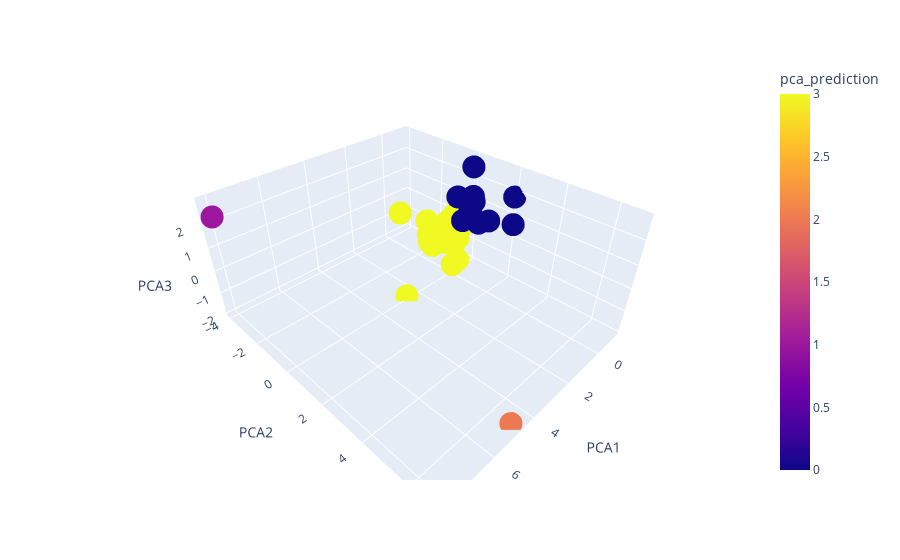

Here is the notebook cell this chart was saved with:
### Markdown cell above
### Visualize and Compare the Results

In this section, you will visually analyze the cluster analysis results by contrasting the outcome with and without using the optimization techniques.

### Code cell
# Composite plot to contrast the Elbow curves
import plotly.express as px
market_pca_prediction_df = market_pca_prediction_df.reset_index()
fig = px.scatter_3d(market_pca_prediction_df, x='PCA1', y='PCA2', z='PCA3' ,
                    color='pca_prediction' , hover_data=['Crypto_names'])

fig.show()

### Figure 1 — Plotly figure (JSON) as saved in the notebook; plotly's stock layout.template omitted (floating-point values rounded to 4 significant figures)
{"data": [{"customdata": [["bitcoin"], ["ethereum"], ["tether"], ["ripple"], ["bitcoin-cash"], ["binancecoin"], ["chainlink"], ["cardano"], ["litecoin"], ["bitcoin-cash-sv"], ["crypto-com-chain"], ["usd-coin"], ["eos"], ["monero"], ["tron"], ["tezos"], ["okb"], ["stellar"], ["cosmos"], ["cdai"], ["neo"], ["wrapped-bitcoin"], ["leo-token"], ["huobi-token"], ["nem"], ["binance-usd"], ["iota"], ["vechain"], ["zcash"], ["theta-token"], ["dash"], ["ethereum-classic"], ["ethlend"], ["maker"], ["havven"], ["omisego"], ["celsius-degree-token"], ["ontology"], ["ftx-token"], ["true-usd"], ["digibyte"]], "hovertemplate": "PCA1=%{x}<br>PCA2=%{y}<br>PCA3=%{z}<br>Crypto_names=%{customdata[0]}<br>pca_prediction=%{marker.color}<extra></extra>", "legendgroup": "", "marker": {"color": [0, 0, 3, 3, 0, 0, 0, 0, 0, 3, 3, 3, 3, 0, 3, 0, 3, 3, 0, 3, 3, 0, 3, 3, 3, 3, 3, 3, 0, 3, 3, 3, 1, 0, 3, 3, 2, 3, 3, 3, 3], "coloraxis": "coloraxis", "symbol": "circle"}, "mode": "markers", "name": "", "scene": "scene", "showlegend": false, "type": "scatter3d", "x": [-0.6007, -0.4583, -0.4331, -0.4718, -1.158, -0.5165, -0.4507, -0.3456, -0.6495, -0.759, -0.2482, -0.4384, -0.6934, 0.0605, -0.3934, -0.7962, 0.06407, -0.489, -0.3063, -0.5135, -0.3621, -0.6043, -0.4133, -0.4075, 0.609, -0.4502, -0.7647, -0.5563, -0.4251, 2.677, -0.6139, -0.5799, 8.089, -0.389, 0.8658, 0.1117, 4.792, -0.6324, -0.5931, -0.4581, -0.2979], "y": [0.8428, 0.4585, -0.1681, -0.2227, 2.041, 1.388, 0.5177, 0.7294, 0.4322, -0.2012, -1.376, -0.1753, -0.4738, 2.909, -0.1082, -0.4944, -1.27, -0.7327, 0.7034, -0.1428, -0.9869, 0.8274, -0.6741, -0.2125, 0.5635, -0.151, -0.5179, -1.938, 0.493, -0.01395, -0.4793, -0.3563, -3.897, 0.165, -2.262, 0.4283, 6.768, -2.108, 0.02148, -0.1357, -0.1911], "z": [0.4616, 0.9529, -0.6418, -0.4791, 1.86, 0.8041, 2.846, 1.478, 0.6003, -0.2177, -1.462, -0.6634, -0.5276, 1.499, -0.01276, 1.083, -1.099, -0.06254, 1.714, -0.6566, -0.7288, 0.4393, -1.077, -0.3514, -1.149, -0.6474, 0.205, -1.262, 1.058, -1.965, 0.3396, -0.1149, 2.301, 0.3794, 0.2756, -1.205, -1.987, -0.6522, 0.2099, -0.6353, -0.9096]}], "layout": {"coloraxis": {"colorbar": {"title": {"text": "pca_prediction"}}, "colorscale": [[0, "#0d0887"], [0.1111, "#46039f"], [0.2222, "#7201a8"], [0.3333, "#9c179e"], [0.4444, "#bd3786"], [0.5556, "#d8576b"], [0.6667, "#ed7953"], [0.7778, "#fb9f3a"], [0.8889, "#fdca26"], [1, "#f0f921"]]}, "legend": {"tracegroupgap": 0}, "margin": {"t": 60}, "scene": {"domain": {"x": [0, 1], "y": [0, 1]}, "xaxis": {"title": {"text": "PCA1"}}, "yaxis": {"title": {"text": "PCA2"}}, "zaxis": {"title": {"text": "PCA3"}}}}}
